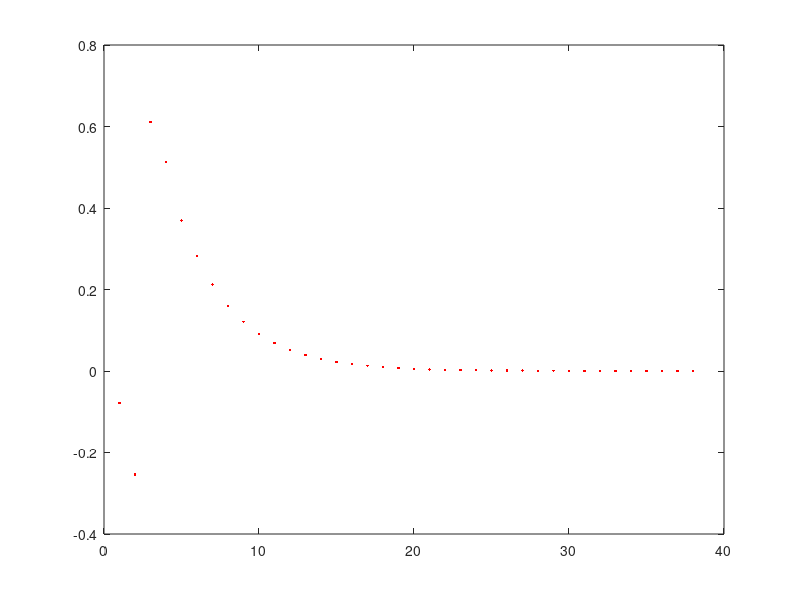

Here is the MATLAB script that generated this plot:
i = 2;
p0 = pi/4;
p1 = pi*(3/8);
q0 = sin(p0) - p0;
q1= sin(p1) - p1;
x=1:1000;
vector = zeros(1, 1000);
vector(1)= q0;
vector(2) = q1;
while (i<=1000)
    p = p1-q1*((p1-p0)/(q1-q0));
   if (abs(p-p1)<.00001)
        disp(p)
        vector = vector(1:i);
        x = x(1:i);
        break
    end
    i=i+1;
    p0=p1;
    q0=q1;
    p1=p;
    q1=sin(p) - p;
    vector(i)= p; 
    
end
if(abs(p-p1)>=.00001)
    disp(p)
end
    plot(x, vector, 'r.')
 

